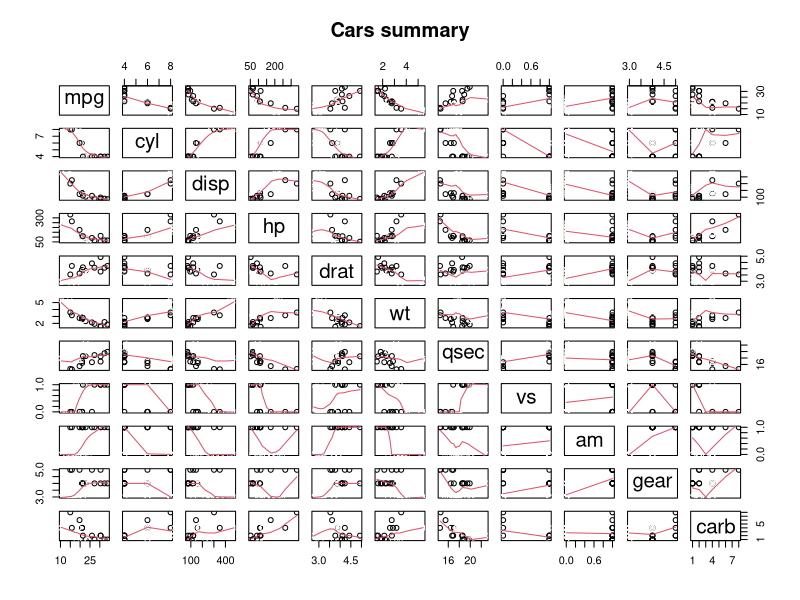
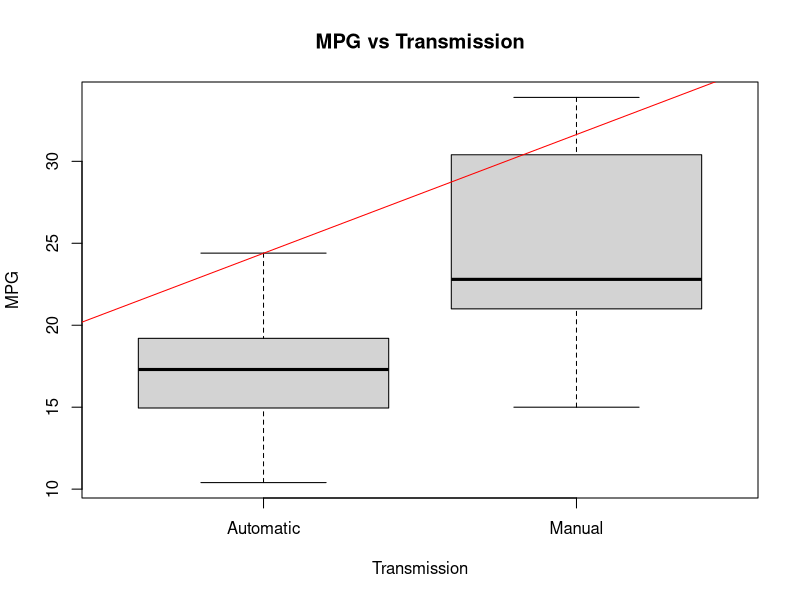
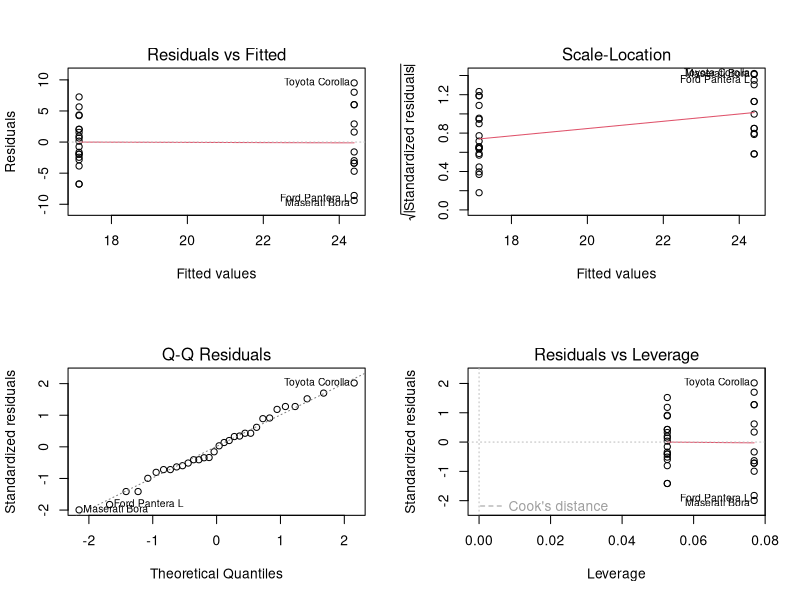
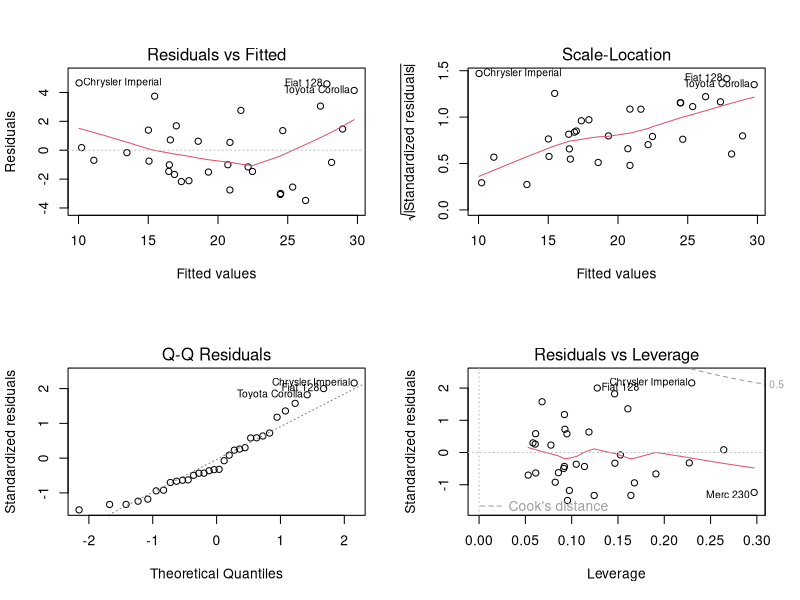

Source code (R) for these figures, in order:
## ---- chunk 1
data(mtcars)
## ---- chunk 2
?mtcars
## ---- chunk 3
cars<-transform(mtcars, am=factor(am))
levels(cars$am)[1] <- "Automatic"
levels(cars$am)[2] <- "Manual"
## ---- chunk 4
automean<-mean(cars$mpg[cars$am=="Automatic"])
manualmean<-mean(cars$mpg[cars$am=="Manual"])
## ---- chunk 5
fit1 <- lm(mpg~am, data=mtcars)
summary(fit1)
coef(fit1)
## ---- chunk 6
fit2 <- step(lm(mpg ~ ., data=cars), direction="both", k=3, trace=0)
summary(fit2)
coef(fit2)
## ---- chunk 7
anova(fit1,fit2)

## ---- chunk 8
pairs(mtcars, panel=panel.smooth, main="Cars summary",col=mtcars$am)

## ---- chunk 9
plot(cars$am , cars$mpg, main="MPG vs Transmission", xlab="Transmission", ylab="MPG", )
abline(lm(mpg ~ am, cars), col="red")
## ---- chunk 10
layout(matrix(c(1,2,3,4),2,2))
plot(fit1)
## ---- chunk 11
layout(matrix(c(1,2,3,4),2,2))
plot(fit2)
